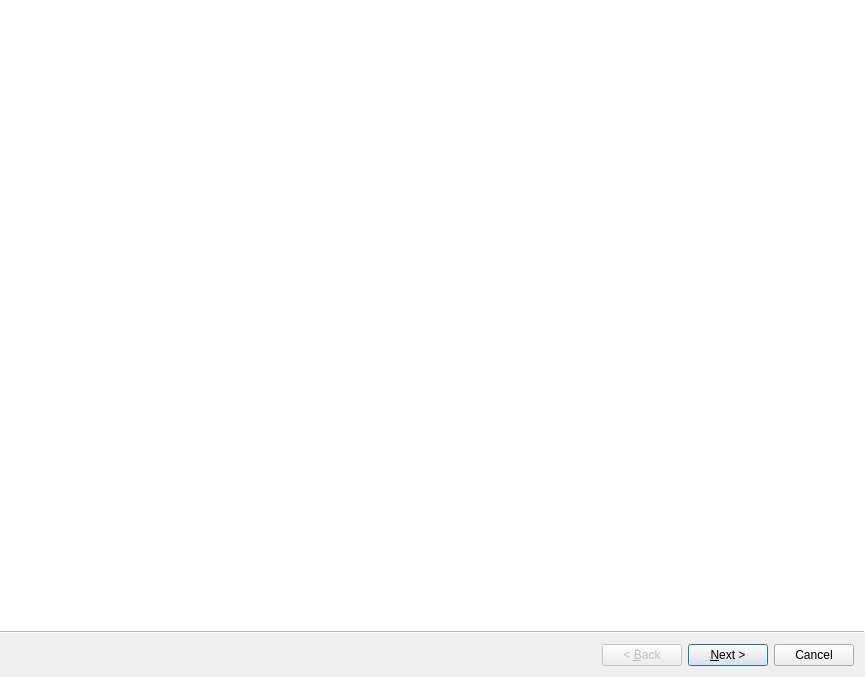
<?xml version="1.0" encoding="UTF-8"?>
<ui version="4.0">
 <class>WizardCreateBackup</class>
 <widget class="QWizard" name="WizardCreateBackup">
  <property name="geometry">
   <rect>
    <x>0</x>
    <y>0</y>
    <width>865</width>
    <height>677</height>
   </rect>
  </property>
  <property name="windowTitle">
   <string>Wizard</string>
  </property>
  <property name="modal">
   <bool>true</bool>
  </property>
  <property name="wizardStyle">
   <enum>QWizard::ModernStyle</enum>
  </property>
  <widget class="QWizardPage" name="wizardPage1"/>
  <widget class="QWizardPage" name="wizardPage2"/>
  <widget class="QWizardPage" name="wizardPage3"/>
 </widget>
 <resources/>
 <connections/>
</ui>
